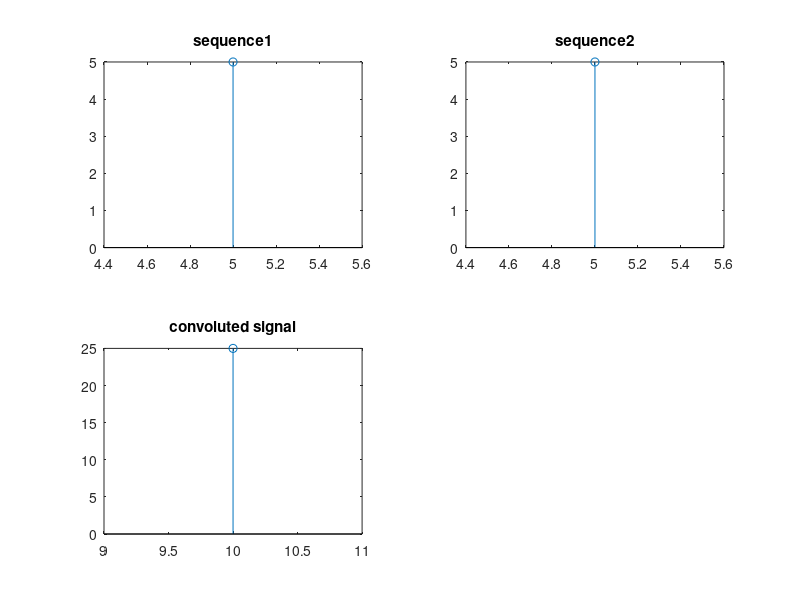

MATLAB code for this plot:
clc
close all
clear all
x = input('enter input sequence1');
h = input('enter input sequence2');

y= input('enter the starting point of sequence1');
u=input('enter the starting point of sequence2');

y1 = conv(x,h);

[p q] = size(x);
[o i] = size(h);
[f w] = size(y1);
%ok
start1 = y;
end1=y+q-1;
start2 = u;
end2=u+i-1;
start3 = y+u;
end3=start3+w-1;


n1 = start1:end1
n2 = start2:end2
n3 = start3:end3
subplot(2,2,1);
stem(n1,x);
title('sequence1');

subplot(2,2,2);
stem(n2,h);
title('sequence2');

subplot(2,2,3);
stem(n3,y1);
title('convoluted signal');